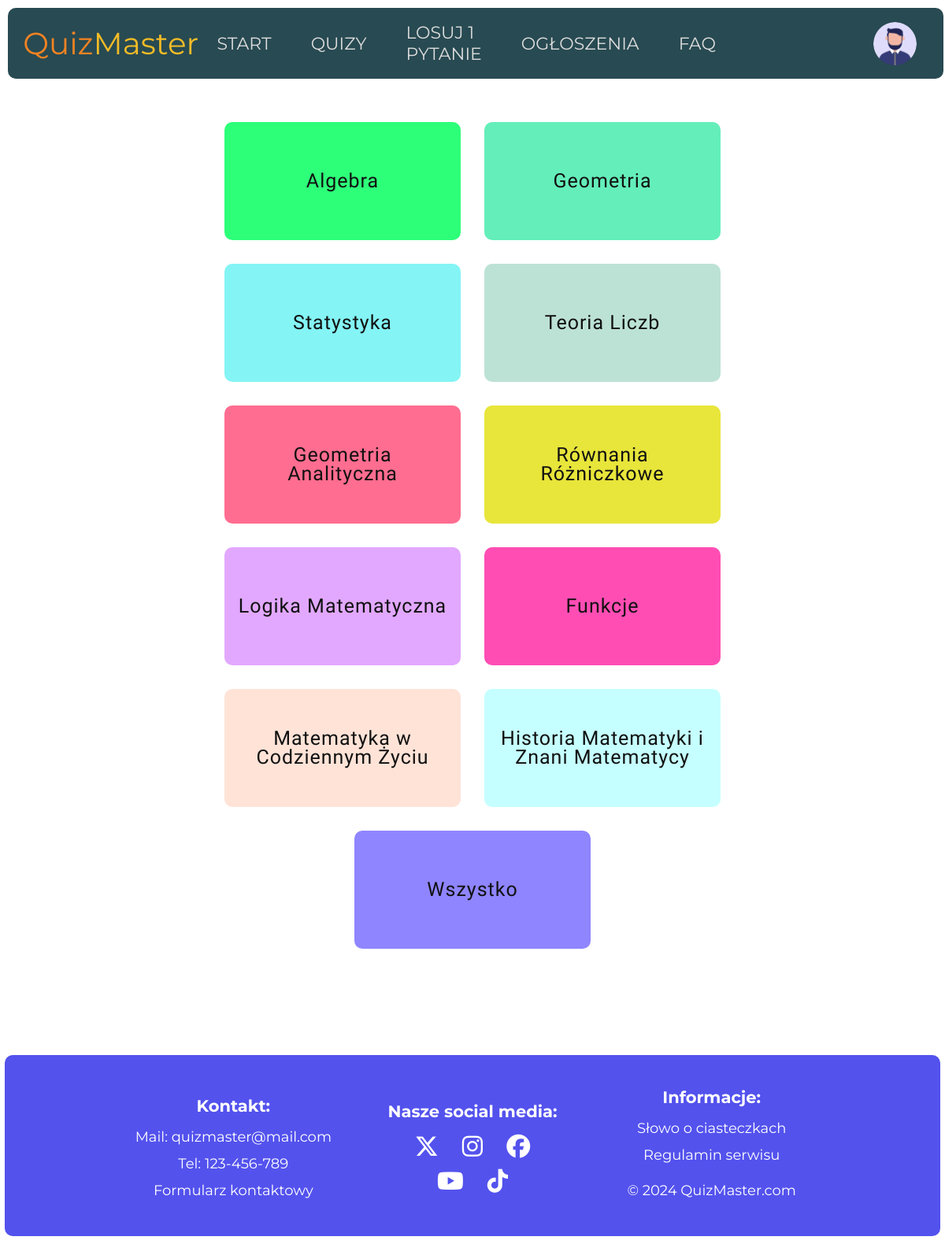
The page /category.php?c=2 (signed in) on the database its author committed.
### tables this page shows
CREATE TABLE IF NOT EXISTS `topic` (
  `id` INT NOT NULL AUTO_INCREMENT,
  `category_id` INT NOT NULL,
  `title` VARCHAR(255) NOT NULL,
  PRIMARY KEY (`id`),
  FOREIGN KEY (`category_id`) REFERENCES category(`id`));

### category.php (the view, shortened to what this page needs)
<?php
    require_once("./config/config.php");
    try {
        $connection = new PDO("mysql:host=$database_host;dbname=$database_name", $database_user, $database_password);
        $connection->setAttribute(PDO::ATTR_ERRMODE, PDO::ERRMODE_EXCEPTION);
    } catch (PDOException $e) {
        die("Error: ".$e->getMessage());
    }
    $isCategorySelected = false;
    if(isset($_GET['c']) && ((int)($_GET['c']) >= 1 && (int)($_GET['c']) <= 15)) {
        $categoryId = $_GET['c'];
    } else {
        $isCategorySelected = true;
    }
?>
<!DOCTYPE html>
<html lang="pl">
    <head>
        <link rel="stylesheet" href="https://cdnjs.cloudflare.com/ajax/libs/font-awesome/6.5.1/css/all.min.css">
        <link rel="stylesheet" href="./styles/style_global.css">
        <link rel="stylesheet" href="./styles/style_topic.css">
        <link rel="stylesheet" href="./styles/style_quiz.css">
    </head>
    <body>
        <section class="document">
            <?php
                require_once('./elements/header.php');
            ?>
            <section class="document-body" style="margin-top: -20px">
                <main>
                    <?php
                        if($isCategorySelected) {
                            require_once('./elements/category.php');
                        } else {
                            $sqlQuery = "SELECT topic.id, topic.title FROM topic WHERE topic.category_id = $categoryId";
                            $queryResult = $connection->query($sqlQuery);
                            foreach($queryResult as $row) {
                                echo <<<TOPIC
                                    <a href="../quiz.php?t={$row['id']}" class="topic-box">
                                        <p>{$row['title']}</p>
                                    </a>
                                TOPIC;
                            }
                            echo <<<TOPIC
                                <a href="../quiz.php?c={$categoryId}" class="topic-box">
                                    <p>Wszystko</p>
                                </a>
                            TOPIC;
                        }
                    ?>
                </main>
            </section>
        </section>
    </body>
</html>

### styles/style_global.css (style rules this page uses)
* { margin: 0; padding: 0; box-sizing: border-box; font-family: 'Montserrat', sans-serif; }
body { width: 100%; height: auto; display: flex; justify-content: center; align-items: center; flex-direction: column; overflow-x: hidden; }
.document { width: 100vw; min-height: 100vh; height: auto; display: flex; align-items: center; flex-direction: column; }
.document-body { z-index: 1; width: 80%; min-height: calc(100vh - 330px); height: auto; min-width: 30%; max-width: 1440px; display: flex; position: relative; flex-direction: column; justify-content: center; align-items: center; }
footer { height: 230px; width: 99%; min-height: 230px; z-index: 100; background-color: #5352ed; margin: 90px 15px 10px 15px; border-radius: 10px; display: flex; justify-content: center; align-items: center; flex-direction: row; padding: 10px; }
footer div { width: 26%; height: 100%; display: flex; justify-content: center; align-items: center; flex-direction: column; }
footer :is(p, a, h6) { color: #fff; padding: 6px; font-size: 18px; text-decoration: none; }
footer h6 { font-size: 21px; font-weight: bold; padding: 10px; }
footer a { cursor: pointer; }
footer i { font-size: 30px; padding: 7px; }
.footer-p-copyrights { padding: 17px; }

### styles/style_quiz.css (style rules this page uses)
.document-body { margin-top: 170px; }
main { margin-top: 160px; margin-bottom: 30px; display: flex; flex-wrap: wrap; justify-content: center; }
.topic-box { width: 300px; height: 150px; padding: 15px; margin: 15px; display: flex; justify-content: center; align-items: center; text-align: center; text-decoration: none; border-radius: 10px; }
.topic-box p { font-size: 25px; color: #111; font-family: "Suez One", serif; font-weight: 400; font-style: normal; letter-spacing: 1px; line-height: 24px; }

### rows shown on the page
topic: title "Algebra"
topic: title "Geometria"
topic: title "Statystyka"
topic: title "Teoria Liczb"
topic: title "Geometria Analityczna"
topic: title "Równania Różniczkowe"
topic: title "Logika Matematyczna"
topic: title "Funkcje"
topic: title "Matematyka w Codziennym Życiu"
topic: title "Historia Matematyki i Znani Matematycy"
